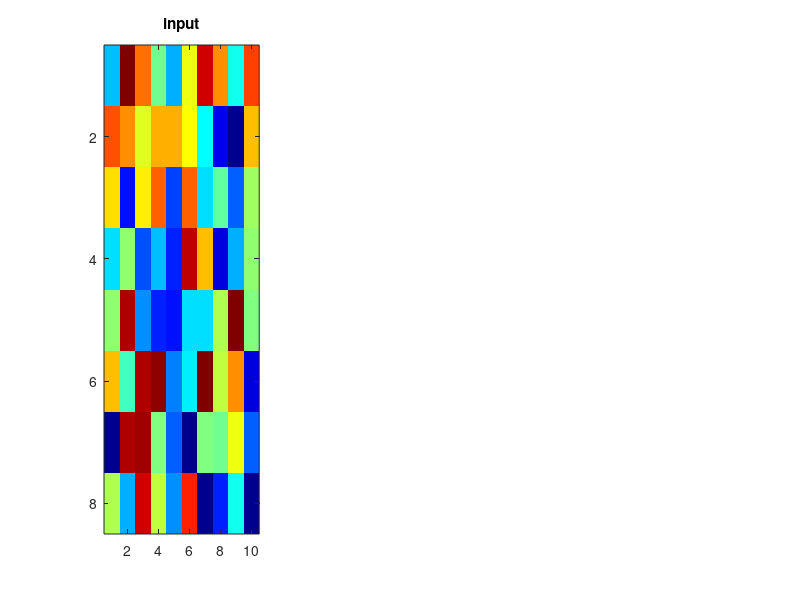

Write MATLAB code to recreate this figure. (Note: this script raises an error after producing the figure.)
function A2 = double_diagonal_blocks(A, row_range, col_range)
% function A = double_diagonal_blocks(A, row_range, col_range)
% Double diagonal blocks of a block matrix A whose row range and col range 
% are `row_range` and `col_range`
% required: `numel(row_range) == numel(col_range)
% -----------------------------------------------
% Author: Tiep Vu, thv102@psu.edu, 5/11/2016
%         (http://www.personal.psu.edu/thv102/)
% -----------------------------------------------
	if nargin == 0 % test mode 
		row_range = [0 3 5 8];
		col_range = [0 4 7 10];
		A = rand(row_range(end), col_range(end));
		Ain = A;
		subplot(1, 3, 1); imagesc(A); title('input'); colormap jet;
	end 
	%% check requirements
	if numel(row_range) ~= numel(col_range)
		error('number of blocks in each dimension of the input matrix must be the same');
	end 
	%% MAIN
	mask_diagonal_id = build_diagonal_mask(row_range, col_range);
	A(mask_diagonal_id) = 2*A(mask_diagonal_id);
	%% test mode
	if nargin == 0 
		subplot(1, 3, 2); imagesc(A); title('output');
		subplot(1, 3, 3); imagesc(A - Ain); title('difference');
		A2 = [];
	end 
end 
